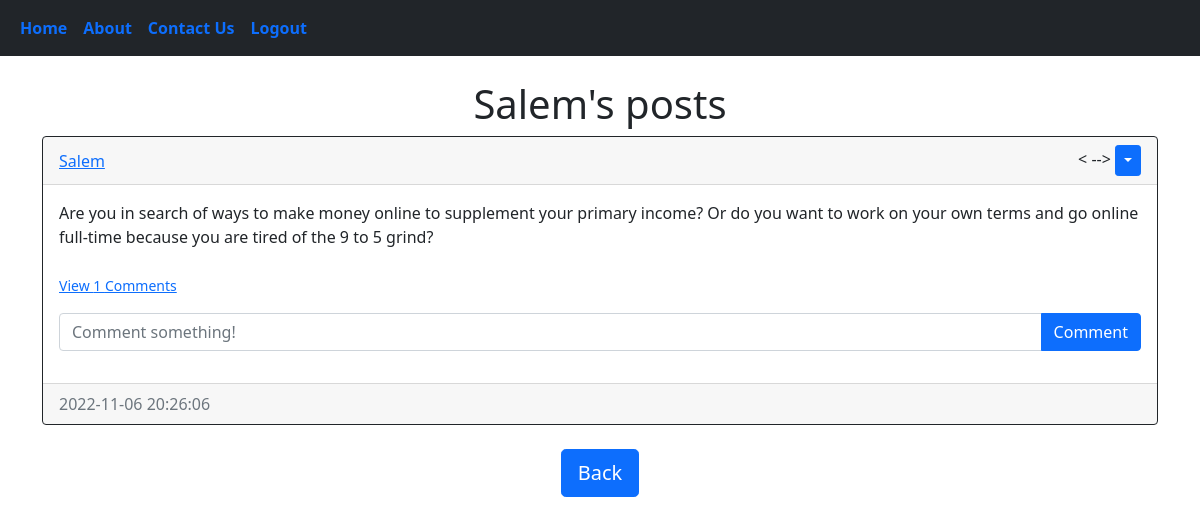
Page /posts/Salem (signed in) on the committed database.
### blog/models.py (models this page shows)
class User(db.Model, UserMixin):
    id = db.Column(db.Integer, primary_key=True)
    firstName = db.Column(db.String(150), unique=True)
    LastName = db.Column(db.String(150), unique=True)
    email = db.Column(db.String(150), unique=True)
    username = db.Column(db.String(150), unique=True)
    password = db.Column(db.String(150))
    date_created = db.Column(db.DateTime(timezone=True), default=func.now())
    posts = db.relationship('Post', backref='user', passive_deletes=True, )
    comments = db.relationship('Comment', backref='user', passive_deletes=True)

class Post(db.Model):
    id = db.Column(db.Integer, primary_key=True)
    text = db.Column(db.Text, nullable=False)
    date_created = db.Column(db.DateTime(timezone=True), default=func.now())
    author = db.Column(db.Integer, db.ForeignKey(
        'user.id', ondelete="CASCADE"), nullable=False)
    comments = db.relationship('Comment', backref='post', passive_deletes=True)

### blog/views.py (the view)
@views.route("/posts/<username>")
@login_required
def posts(username):
    user = User.query.filter_by(username=username).first()
    if not user:
        flash('No user with that username exists.', category='error')
        return redirect(url_for('views.home'))
    posts = Post.query.filter_by(author=user.id).all()
    return render_template("posts.html", user=current_user, posts=posts, username=username)

### blog/__init__.py (called while the page is built)
def create_app():
    app = Flask(__name__)
    app.config['SECRET_KEY'] = "helloworld"
    app.config['SQLALCHEMY_DATABASE_URI'] = f'sqlite:///{DB_NAME}'
    db.init_app(app)
    from .views import views
    from .auth import auth
    app.register_blueprint(views, url_prefix="/")
    app.register_blueprint(auth, url_prefix="/")
    from .models import User, Post, Comment, Contact
    with app.app_context():
        db.create_all()
    login_manager = LoginManager()
    login_manager.login_view = "auth.login"
    login_manager.init_app(app)
    @login_manager.user_loader
    def load_user(id):
         return User.query.get(int(id))
    return app

### blog/templates/posts.html (shortened to what this page needs)
{% extends "posts_div.html" %}  {% block header %} {{username}}'s posts {% endblock %} {% block footer %}
    <div align="center">
      <a href="/home"
        ><button type="button" class="btn btn-primary btn-lg">Back</button></a
      >
    </div>
    {% endblock %}

### blog/templates/posts_div.html (shortened to what this page needs)
{% extends "base.html" %} {% block title %}Home{% endblock %} {% block content
  %}<br>
  <h1 align="center">{% block header %}<b>SALEM CITY BLOG</b>{% endblock %}</h1>
  <div id="posts">
    {% for post in posts %}
    <div class="card border-dark">
      <div class="card-header d-flex justify-content-between align-items-center">
        <a href="/posts/{{post.user.username}}">{{post.user.username}}</a>
        <div>
          < {% if user.id == post.author %}-->
          <div class="btn-group">
            <button
              type="button"
              class="btn btn-sm btn-primary dropdown-toggle"
              data-bs-toggle="dropdown"
            ></button>
          </div>
          {% endif %}
        </div>
      </div>
      <div class="card-body">
        <div class="card-text">{{post.text}}</div>
        <br />
        <p class="card-text">
          {% if post.comments|length > 0 %}
          <a data-bs-toggle="collapse" href="#comments-{{post.id}}" role="button">
            <small>View {{post.comments|length}} Comments</small>
          </a>
          {% else %}
          <small class="text-muted">No Comments</small>
          {% endif %}
        </p>
        <form
          class="input-group mb-3"
          method="POST"
          action="/create-comment/{{post.id}}"
        >
          <input
            type="text"
            id="text"
            name="text"
            class="form-control"
            placeholder="Comment something!"
          />
          <button type="submit" class="btn btn-primary">Comment</button>
        </form>
      </div>
      <div class="card-footer text-muted">{{post.date_created}}</div>
    </div>
    <br/ > {% endfor %}
  </div>
  {% block footer %}{% endblock %} {% endblock %}

### rows in the picture
User: username "Salem"
Post: user.username "Salem", text "Are you in search of ways to make money online to supplement your primary income? Or do you want to work on your own terms and go online full-time because you are tired of the 9 to 5 grind?", comments|length "1", date_created "2022-11-06 20:26:06"
